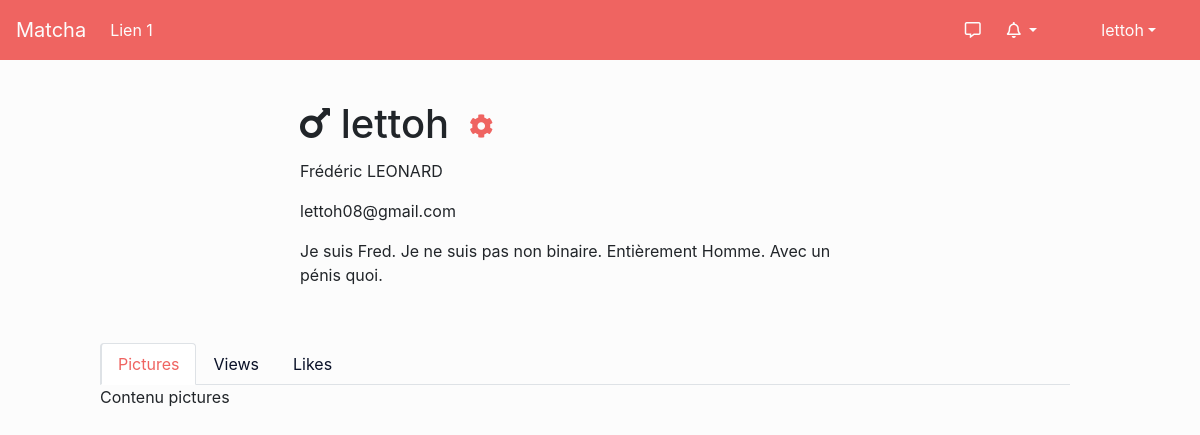
The page /index.php/Profile/lettoh (signed in) on the database its author committed.
### tables this page shows
CREATE TABLE `users` (
  `user_id` int(11) NOT NULL,
  `firstname` varchar(255) NOT NULL,
  `lastname` varchar(255) NOT NULL,
  `user_gender_id` int(11) NOT NULL DEFAULT '3',
  `user_orientation_id` int(11) NOT NULL DEFAULT '4',
  `login` varchar(255) NOT NULL,
  `email` varchar(255) NOT NULL,
  `biography` varchar(255) DEFAULT NULL,
  `path_profile_picture` varchar(255) DEFAULT NULL,
  `password` varchar(255) DEFAULT NULL,
  `admin` tinyint(1) NOT NULL DEFAULT '0',
  `notif` tinyint(1) NOT NULL DEFAULT '1',
  `enabled` tinyint(1) NOT NULL DEFAULT '0',
  `token` varchar(255) DEFAULT NULL,
  `token_expiration` timestamp NULL DEFAULT NULL
);

### config/controller.php (called while the page is built, shortened)
<?php
class Controller
{
	private $_vars = array();
    function set($data)
    {
        $this->_vars = array_merge($this->_vars, $data);
    }
    function render($filename)
    {
        extract($this->_vars);
        require(ROOT . 'views/' . $filename . '.php');
    }
    function loadView($filename, $data = NULL)
    {
        $this->render($filename);
    }
    function loadModel($name)
    {
        $this->$name = new $name();
	}
}

### config/model.php (called while the page is built, shortened)
<?php
require_once ('Database.php');
Class Model{
    public function __construct()
    {
        $database = new Database();
        $this->db = $database->openConnection();
    }
}
?>

### config/database.php (called while the page is built, shortened)
<?php
class Database
{
    private $_serverdb = 'mysql:host=172.20.0.2;dbname=matcha';
    private $_server = 'mysql:host=172.20.0.2';
    private $_user = 'root';
    private $_password = 'root';
    private $options = array(
        PDO::ATTR_ERRMODE => PDO::ERRMODE_EXCEPTION,
        PDO::ATTR_DEFAULT_FETCH_MODE => PDO::FETCH_ASSOC,
        PDO::MYSQL_ATTR_INIT_COMMAND => 'SET NAMES utf8'
    );
    public function openConnection()
    {
        try {
            $this->connexion = new PDO($this->_server, $this->_user, $this->_password, $this->options);
            $req = $this->connexion->prepare("CREATE DATABASE IF NOT EXISTS `matcha`;");
            $req->execute();
        } catch (PDOException $e) {
            echo "There is some problem in connection: " . $e->getMessage();
        }
        try {
            $this->conn = new PDO($this->_serverdb, $this->_user, $this->_password, $this->options);
            return $this->conn;
        } catch (PDOException $e) {
            echo "There is some problem in connection: " . $e->getMessage();
        }
    }
}

### models/Profile_model.php (called while the page is built, shortened)
<?php
Class Profile_model extends Model
{
    public function get_current($login)
    {
        $req = $this->db->prepare("SELECT * from `users` WHERE `login` = '$login'");
        $req->execute();
        return ($req->fetch());
    }
}
?>

### views/Profile/index_view.php (the view, shortened to what this page needs)
<div class="row info_profile">
    <div class="col-md-3">
        <figure class="img_user">
        <?php if (!empty($user['path_profile_picture'])){?>
            <div class="picture_profile" style='background-image: url("/<?php echo $user['path_profile_picture']?>"); background-size: cover; background-position: 50% 50%; border-radius: 100%; height: 128px; width: 128px;'>
        <?php }else{ ?>
          <div class="picture_profile" style='background-image: url("/assets/img/avatar.png"); background-size: cover; background-position: 50% 50%; border-radius: 100%; height: 128px; width: 128px;'>
        <?php } ?>
        </div>
        </figure>
    </div>
    <div class="col-md-6">
        <h1 class="user_login"><?php if($user['user_gender_id'] == 1) echo '<i class="fas fa-mars"></i> '; else if($user['user_gender_id'] == 2) echo '<i class="fas fa-venus"></i> '; else if($user['user_gender_id'] == 3) echo '<i class="fas fa-mercury"></i> '; echo $user['login']?><?php if ($user['login'] == $_SESSION['user']['login']) echo '<a href="/index.php/Account" class="settings_user"><i class="fas fa-cog"></i></a>';?></h1>
        <p><?php echo $user['firstname'].' '.$user['lastname'] ?></p>
        <p><?php echo $user['email']?></p>
        <?php if (!empty($user['biography'])){?>
            <p class="is-italic"><?php echo $user['biography']?></p>
        <?php } ?>
    </div>
</div>
<div class="row">
  <div class="col-md-10 offset-md-1 content_profile">
    <nav>
      <div class="nav nav-tabs" id="nav-tab" role="tablist">
        <a class="nav-item nav-link active" id="nav-home-tab" data-toggle="tab" href="#nav-home" role="tab" aria-controls="nav-home" aria-selected="true">Pictures</a>
        <a class="nav-item nav-link" id="nav-profile-tab" data-toggle="tab" href="#nav-profile" role="tab" aria-controls="nav-profile" aria-selected="false">Views</a>
        <a class="nav-item nav-link" id="nav-contact-tab" data-toggle="tab" href="#nav-contact" role="tab" aria-controls="nav-contact" aria-selected="false">Likes</a>
      </div>
    </nav>
    <div class="tab-content" id="nav-tabContent">
      <div class="tab-pane fade show active" id="nav-home" role="tabpanel" aria-labelledby="nav-home-tab">
          Contenu pictures
      </div>
    </div>
  </div>
</div>

### assets/css/master.css (style rules this page uses)
body { background-color: #FCFCFC; position: relative; padding-bottom: 40px; }
a { text-decoration: none!important; }
.nav-link { cursor: pointer; color: #0A1128 !important; }
.nav-tabs .nav-item.show .nav-link, .nav-tabs .nav-link.active { color: #EF6461 !important; }
.nav-link.active { border-left: 2px solid #EF6461; }
.row { width: 100%; }

### assets/css/style.css (style rules this page uses)
.content_profile { margin-top: 5vh; }
.content_profile nav a { color: #EF6461; }
.nav-tabs .nav-item.show .nav-link, .nav-tabs .nav-link.active { color: #0A1128; }
.info_profile { margin-top: 5vh; }
.picture_profile { margin-left: 5vw; }
.user_login { vertical-align: middle; }
.settings_user { color: #EF6461; font-size: .6em; margin-left: 20px; line-height: 3rem; vertical-align: middle; }

### rows shown on the page
users: login "lettoh", firstname "Frédéric", lastname "LEONARD", email "lettoh08@gmail.com", biography "Je suis Fred. Je ne suis pas non binaire. Entièrement Homme. Avec un pénis quoi."

### other values the page prints
$_SESSION['user']['login'] "lettoh"
